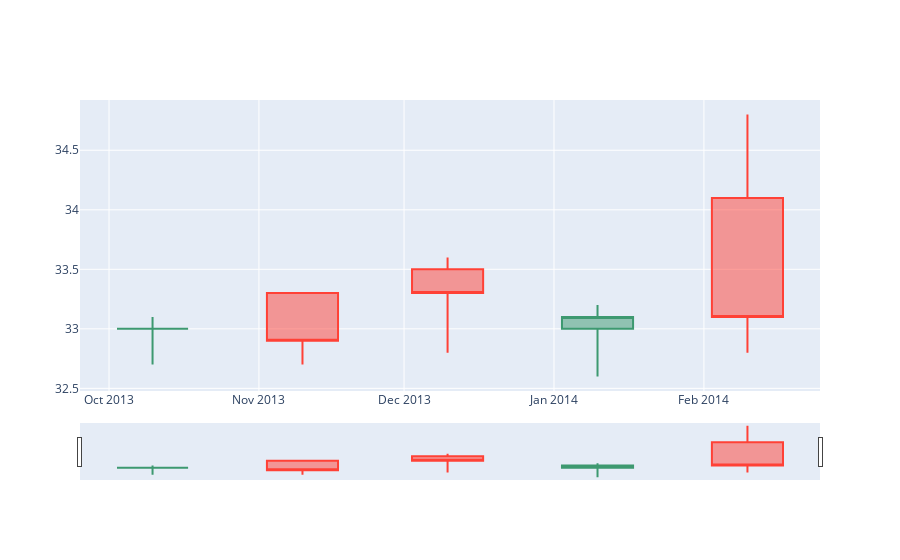

The code cell stored with this chart in its notebook:
### Code cell
import plotly.graph_objects as go
from datetime import datetime

open_data = [33.0, 33.3, 33.5, 33.0, 34.1]
high_data = [33.1, 33.3, 33.6, 33.2, 34.8]
low_data = [32.7, 32.7, 32.8, 32.6, 32.8]
close_data = [33.0, 32.9, 33.3, 33.1, 33.1]
dates = [datetime(year=2013, month=10, day=10),
         datetime(year=2013, month=11, day=10),
         datetime(year=2013, month=12, day=10),
         datetime(year=2014, month=1, day=10),
         datetime(year=2014, month=2, day=10)]

fig = go.Figure(data=[go.Candlestick(x=dates,
                       open=open_data, high=high_data,
                       low=low_data, close=close_data)])

fig.show()

### Figure 1 — Plotly figure (JSON) as saved in the notebook; plotly's stock layout.template omitted (floating-point values rounded to 4 significant figures)
{"data": [{"close": [33, 32.9, 33.3, 33.1, 33.1], "high": [33.1, 33.3, 33.6, 33.2, 34.8], "low": [32.7, 32.7, 32.8, 32.6, 32.8], "open": [33, 33.3, 33.5, 33, 34.1], "type": "candlestick", "x": ["2013-10-10T00:00:00", "2013-11-10T00:00:00", "2013-12-10T00:00:00", "2014-01-10T00:00:00", "2014-02-10T00:00:00"]}], "layout": {}}
